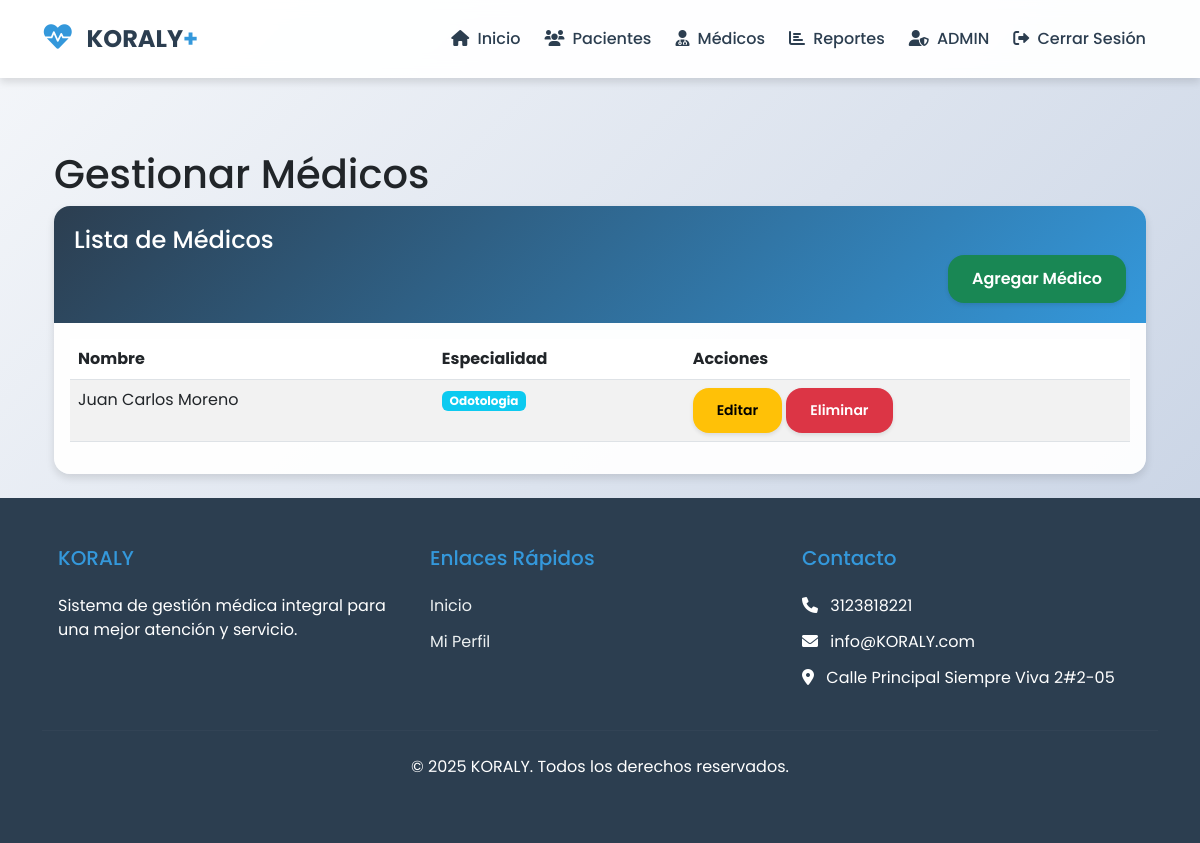
Screenshot of /usuarios/admin/medicos/ (signed in) with the database file from the repository.
### usuarios/models.py (models this page shows, shortened)
class Medico(models.Model):
    usuario = models.OneToOneField(Usuario, on_delete=models.CASCADE, related_name='medico')
    especialidades = models.ManyToManyField('Especialidad', related_name='medicos')
    biografia = models.TextField(blank=True, null=True)
    direccion = models.CharField(max_length=200, blank=True, null=True)
    experiencia = models.PositiveIntegerField(default=0)
    class Meta:
        verbose_name = "Médico"
        verbose_name_plural = "Médicos"

class Usuario(AbstractUser):
    ADMIN = 'admin'
    MEDICO = 'medico'
    PACIENTE = 'paciente'
    TIPO_USUARIO_CHOICES = [
        (ADMIN, 'Administrador'),
        (MEDICO, 'Médico'),
        (PACIENTE, 'Paciente'),
    ]
    tipo_usuario = models.CharField(
        max_length=10,
        choices=TIPO_USUARIO_CHOICES,
        default=PACIENTE,
    )
    telefono = models.CharField(max_length=15, blank=True, null=True)
    foto = models.ImageField(upload_to='fotos_perfil/', blank=True, null=True)  # Nuevo campo
    def is_admin(self):
        return self.tipo_usuario == self.ADMIN
    def is_medico(self):
        return self.tipo_usuario == self.MEDICO
    def is_paciente(self):
        return self.tipo_usuario == self.PACIENTE

class Especialidad(models.Model):
    nombre = models.CharField(max_length=100)
    descripcion = models.TextField(blank=True)
    class Meta:
        verbose_name_plural = "Especialidades"

### usuarios/views.py (the view)
# urls.py: path('admin/medicos/', views.gestionar_medicos, name='gestionar_medicos'),
@user_passes_test(admin_required)
def gestionar_medicos(request):
    medicos = Medico.objects.all()
    return render(request, 'usuarios/gestionar_medicos.html', {'medicos': medicos})

### usuarios/views.py (called while the page is built)
def admin_required(user):
    return user.is_authenticated and user.is_admin()

### templates/usuarios/gestionar_medicos.html (shortened to what this page needs)
{% extends 'base.html' %}
{% block content %}
<div class="container mt-5">
    <h1>Gestionar Médicos</h1>
    <div class="card">
        <div class="card-header bg-primary text-white">
            <h4 class="mb-0">Lista de Médicos</h4>
            <a href="{% url 'agregar_medico' %}" class="btn btn-success float-end">Agregar Médico</a>
        </div>
        <div class="card-body">
            {% if medicos %}
                <table class="table table-striped">
                    <thead>
                        <tr>
                            <th>Nombre</th>
                            <th>Especialidad</th>
                            <th>Acciones</th>
                        </tr>
                    </thead>
                    <tbody>
                        {% for medico in medicos %}
                            <tr>
                                <td>{{ medico.usuario.get_full_name }}</td>
                                <td>
                                    {% for especialidad in medico.especialidades.all %}
                                        <span class="badge bg-info me-1">{{ especialidad.nombre }}</span>
                                    {% endfor %}
                                </td>
                                <td>
                                    <a href="{% url 'editar_medico' medico.pk %}" class="btn btn-warning btn-sm">Editar</a>
                                    <a href="{% url 'eliminar_medico' medico.pk %}" class="btn btn-danger btn-sm">Eliminar</a>
                                </td>
                            </tr>
                        {% endfor %}
                    </tbody>
                </table>
            {% else %}
                <p class="text-muted">No hay médicos registrados.</p>
            {% endif %}
        </div>
    </div>
</div>
{% endblock %}

### templates/base.html (style rules this page uses)
:root { --primary-color: #2c3e50; --secondary-color: #3498db; --accent-color: #e74c3c; --success-color: #2ecc71; --warning-color: #f1c40f; --light-color: #ecf0f1; --dark-color: #2c3e50; --gradient-primary: linear-gradient(135deg, #2c3e50 0%, #3498db 100%); --gradient-secondary: linear-gradient(135deg, #e74c3c 0%, #f1c40f 100%); --shadow-sm: 0 2px 4px rgba(0,0,0,0.1); --shadow-md: 0 4px 8px rgba(0,0,0,0.12); --shadow-lg: 0 8px 16px rgba(0,0,0,0.15); --border-radius: 1rem; }
body { font-family: 'Poppins', sans-serif; background: linear-gradient(135deg, #f5f7fa 0%, #c3cfe2 100%); min-height: 100vh; display: flex; flex-direction: column; }
.btn { border-radius: var(--border-radius); padding: 0.75rem 1.5rem; font-weight: 600; transition: all 0.3s ease; border: none; box-shadow: var(--shadow-sm); }
.card { border: none; border-radius: var(--border-radius); background: rgba(255, 255, 255, 0.95); box-shadow: var(--shadow-md); transition: all 0.3s ease; overflow: hidden; }
.card-header { background: var(--gradient-primary); color: white; font-weight: 600; padding: 1.25rem; border-bottom: none; }

### rows the page displays
Medico: usuario.get_full_name "Juan Carlos Moreno"
Especialidad: nombre "Odotologia"
